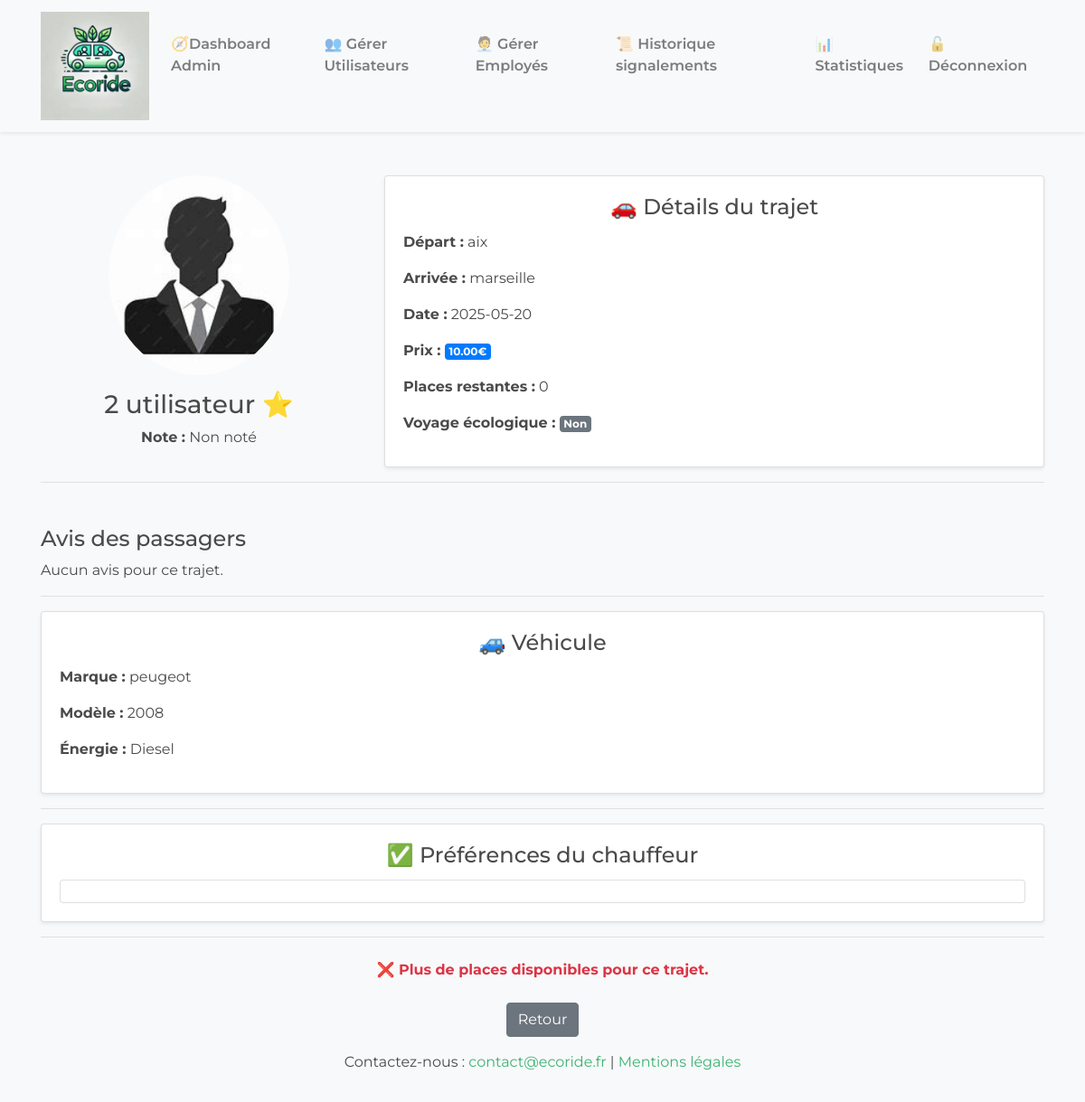
The app's page /details.php?id=51 (signed in) with its own data.
### tables this page shows
CREATE TABLE `trajets` (
  `id` int(11) NOT NULL,
  `chauffeur` varchar(100) NOT NULL,
  `photo` varchar(255) DEFAULT 'default.jpg',
  `depart` varchar(100) NOT NULL,
  `adresse_depart` varchar(255) DEFAULT NULL,
  `destination` varchar(100) NOT NULL,
  `adresse_arrivee` varchar(255) DEFAULT NULL,
  `date` date NOT NULL,
  `prix` decimal(10,2) NOT NULL,
  `places` int(11) NOT NULL DEFAULT 3,
  `vehicule_id` int(11) DEFAULT NULL,
  `eco` tinyint(1) NOT NULL DEFAULT 0,
  `fumeur` tinyint(1) NOT NULL DEFAULT 0,
  `preferences` text DEFAULT NULL,
  `created_at` timestamp NOT NULL DEFAULT current_timestamp(),
  `user_id` int(11) NOT NULL,
  `statut` enum('à_venir','en_cours','termine') DEFAULT 'à_venir',
  `duree_minutes` int(11) NOT NULL DEFAULT 0
);

CREATE TABLE `users` (
  `id` int(11) NOT NULL,
  `nom` varchar(100) NOT NULL,
  `prenom` varchar(100) NOT NULL,
  `email` varchar(150) NOT NULL,
  `telephone` varchar(10) DEFAULT NULL,
  `mot_de_passe` varchar(255) NOT NULL,
  `created_at` timestamp NOT NULL DEFAULT current_timestamp(),
  `credits` int(11) NOT NULL DEFAULT 20,
  `role` enum('utilisateur','employe','admin','Utilisateur suspendu','employé suspendu') NOT NULL DEFAULT 'utilisateur',
  `photo` longblob DEFAULT NULL
);

CREATE TABLE `vehicules` (
  `id` int(11) NOT NULL,
  `user_id` int(11) DEFAULT NULL,
  `marque` varchar(100) DEFAULT NULL,
  `modele` varchar(100) DEFAULT NULL,
  `couleur` varchar(100) DEFAULT NULL,
  `energie` varchar(50) DEFAULT NULL,
  `plaque_immatriculation` varchar(20) DEFAULT NULL,
  `date_immatriculation` date DEFAULT NULL
);

### details.php (the view, shortened to what this page needs)
<?php
require_once("templates/header.php");
require_once("config/database.php");
$trajet_id = $_GET['id'] ?? null;
$sqlTrajet = "SELECT t.*, v.marque, v.modele, v.energie, u.prenom, u.nom, u.photo
              FROM trajets t
              LEFT JOIN vehicules v ON t.vehicule_id = v.id
              LEFT JOIN users u ON t.user_id = u.id
              WHERE t.id = :id";
$stmtTrajet = $conn->prepare($sqlTrajet);
$stmtTrajet->execute([':id' => $trajet_id]);
$trajet = $stmtTrajet->fetch(PDO::FETCH_ASSOC);
$sqlAvis = "SELECT a.*, u.nom, u.prenom
            FROM avis a
            JOIN users u ON a.utilisateur_id = u.id
            WHERE a.trajet_id = :trajet_id AND a.valide = 1
            ORDER BY a.created_at DESC";
$stmtAvis = $conn->prepare($sqlAvis);
$stmtAvis->execute([':trajet_id' => $trajet_id]);
$avis = $stmtAvis->fetchAll(PDO::FETCH_ASSOC);
$moyenne = null;
$chauffeur = trim(($trajet['prenom'] ?? '') . ' ' . ($trajet['nom'] ?? ''));
$photo = $trajet['photo'] ?? null;
$depart = $trajet['depart'] ?? 'Non précisé';
$destination = $trajet['destination'] ?? 'Non précisé';
$date = $trajet['date'] ?? 'Non précisée';
$prix = $trajet['prix'] ?? 'Non précisé';
$places = $trajet['places'] ?? 0;
$eco = $trajet['eco'] ?? 0;
$marque = $trajet['marque'] ?? 'Non précisée';
$modele = $trajet['modele'] ?? 'Non précisé';
$energie = $trajet['energie'] ?? 'Non précisée';
$preferences = $trajet['preferences'] ?? '';
$preferencesList = explode(", ", $preferences);
?>
<div class="container mt-5">
    <div class="row">
        <div class="col-md-4 text-center">
            <?php if (!empty($photo)): ?>
                <img
                     alt="Photo de <?= htmlspecialchars($chauffeur) ?>"
                     class="rounded-circle img-fluid mb-3" width="200">
            <?php else: ?>
                <img src="assets/images/OIP.jpg"
                     alt="Photo par défaut"
                     class="rounded-circle img-fluid mb-3" width="200">
            <?php endif; ?>
            <h3><?= htmlspecialchars($chauffeur) ?> ⭐</h3>
            <p><strong>Note :</strong> <?= $moyenne !== null ? "$moyenne / 5" : 'Non noté' ?></p>
        </div>
        <div class="col-md-8">
            <div class="card shadow-sm">
                <div class="card-body">
                    <h4 class="card-title text-center">🚗 Détails du trajet</h4>
                    <p><strong>Départ :</strong> <?= htmlspecialchars($depart) ?></p>
                    <p><strong>Arrivée :</strong> <?= htmlspecialchars($destination) ?></p>
                    <p><strong>Date :</strong> <?= htmlspecialchars($date) ?></p>
                    <p><strong>Prix :</strong> <span class="badge badge-primary"><?= htmlspecialchars($prix) ?>€</span></p>
                    <p><strong>Places restantes :</strong> <?= htmlspecialchars($places) ?></p>
                    <p><strong>Voyage écologique :</strong>
                        <?= $eco == 1
                            ? "<span class='badge badge-success'>Oui</span>"
                            : "<span class='badge badge-secondary'>Non</span>"; ?>
                    </p>
                </div>
            </div>
        </div>
    </div>
    <hr>
    <h4 class="mt-5">Avis des passagers</h4>
    <?php if (count($avis) === 0): ?>
        <p>Aucun avis pour ce trajet.</p>
    <?php endif; ?>
    <hr>
    <div class="card shadow-sm mt-3">
        <div class="card-body">
            <h4 class="card-title text-center">🚙 Véhicule</h4>
            <p><strong>Marque :</strong> <?= htmlspecialchars($marque) ?></p>
            <p><strong>Modèle :</strong> <?= htmlspecialchars($modele) ?></p>
            <p><strong>Énergie :</strong> <?= htmlspecialchars($energie) ?></p>
        </div>
    </div>
    <hr>
    <div class="card shadow-sm mt-3">
        <div class="card-body">
            <h4 class="card-title text-center">✅ Préférences du chauffeur</h4>
            <ul class="list-group">
                <?php foreach ($preferencesList as $pref): ?>
                    <li class="list-group-item"><span class="badge badge-info"><?= htmlspecialchars($pref) ?></span></li>
                <?php endforeach; ?>
            </ul>
        </div>
    </div>
    <hr>
    <div class="text-center mt-4">
        <?php if ($places > 0): ?>
            <form action="reserver.php" method="POST">
                <input type="hidden" name="chauffeur" value="<?= htmlspecialchars($chauffeur) ?>">
                <input type="hidden" name="depart" value="<?= htmlspecialchars($depart) ?>">
                <input type="hidden" name="destination" value="<?= htmlspecialchars($destination) ?>">
                <input type="hidden" name="date" value="<?= htmlspecialchars($date) ?>">
                <input type="hidden" name="prix" value="<?= htmlspecialchars($prix) ?>">
                <input type="hidden" name="places" value="<?= htmlspecialchars($places) ?>">
                <input type="hidden" name="eco" value="<?= htmlspecialchars($eco) ?>">
                <input type="hidden" name="trajet_id" value="<?= htmlspecialchars($trajet_id) ?>">
                <button type="submit" class="btn btn-success">🚗 Participer au covoiturage</button>
            </form>
        <?php else: ?>
            <p class="text-danger"><strong>❌ Plus de places disponibles pour ce trajet.</strong></p>
        <?php endif; ?>
    </div>
    <div class="text-center mt-4">
        <a href="index.php" class="btn btn-secondary">Retour</a>
    </div>
</div>
<?php require_once("templates/footer.php"); ?>

### assets/css/style.css (style rules this page uses)
body { font-family: 'Open Sans', sans-serif; color: #4A4A4A; }
h1, h2, h3 { font-family: 'Montserrat', sans-serif; }
body { background-color: #f8f9fa; font-family: 'Montserrat', sans-serif; }

### records on screen
trajets: user.nom "2 utilisateur", depart "aix", destination "marseille", date "2025-05-20", prix "10.00", places "0", vehicule.marque "peugeot", vehicule.modele "2008", vehicule.energie "Diesel"
